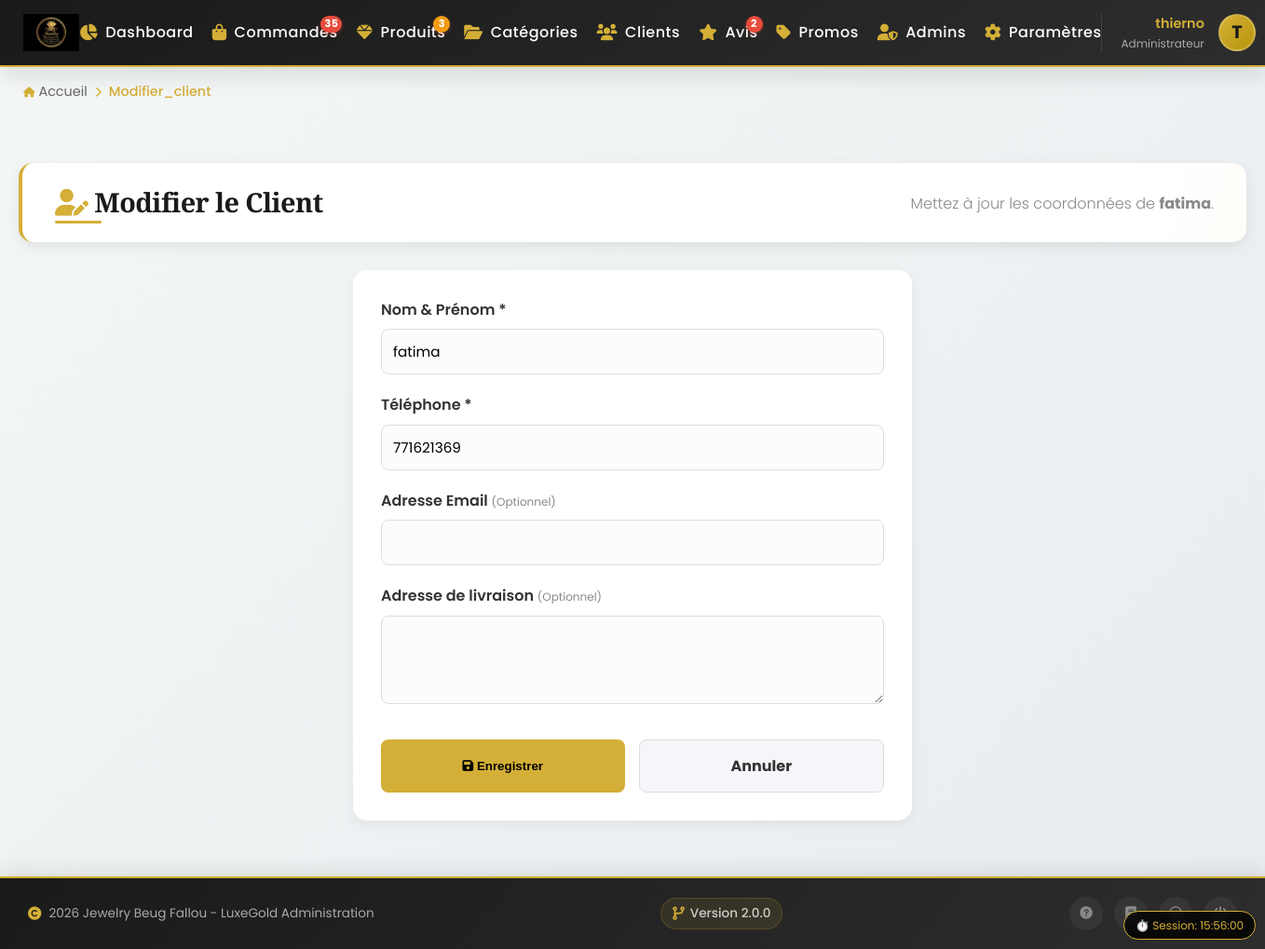
The page /admin/modifier_client.php?id=5 (signed in) on the database its author committed.
### tables this page shows
CREATE TABLE `parametres` (
  `id` int(11) NOT NULL DEFAULT 1,
  `nom_boutique` varchar(100) NOT NULL,
  `telephone_whatsapp` varchar(20) NOT NULL,
  `email_contact` varchar(150) DEFAULT NULL,
  `adresse_boutique` text DEFAULT NULL,
  `logo_filename` varchar(255) DEFAULT 'logo.png',
  PRIMARY KEY (`id`)
);

CREATE TABLE `utilisateurs` (
  `id` int(11) NOT NULL AUTO_INCREMENT,
  `nom` varchar(100) NOT NULL,
  `email` varchar(150) DEFAULT NULL,
  `telephone` varchar(20) NOT NULL,
  `mot_de_passe` varchar(255) DEFAULT NULL,
  `adresse` text DEFAULT NULL,
  `created_at` timestamp NOT NULL DEFAULT current_timestamp(),
  PRIMARY KEY (`id`),
  UNIQUE KEY `email` (`email`)
);

### config/db.php (called while the page is built, shortened)
<?php
$host = getenv('MYSQL_HOST') ?: 'localhost';
$db   = getenv('MYSQL_DB')   ?: 'luxegold_db';
$user = getenv('MYSQL_USER') ?: 'root';
$pass = getenv('MYSQL_PASS') ?: '';
$charset = 'utf8mb4';
$dsn = "mysql:host=$host;dbname=$db;charset=$charset";
$options = [
    PDO::ATTR_ERRMODE            => PDO::ERRMODE_EXCEPTION,
    PDO::ATTR_DEFAULT_FETCH_MODE => PDO::FETCH_ASSOC,
    PDO::ATTR_EMULATE_PREPARES   => false,
];
try {
     $pdo = new PDO($dsn, $user, $pass, $options);
} catch (\PDOException $e) {
     die("Erreur de connexion : " . $e->getMessage());
}
try {
    $stmtConfig = $pdo->query("SELECT * FROM parametres WHERE id = 1");
    $resultConfig = $stmtConfig->fetch(PDO::FETCH_ASSOC);
    if ($resultConfig) {
        $config_site = $resultConfig;
    }
} catch (PDOException $e) {
}
?>

### admin/modifier_client.php (the view, shortened to what this page needs)
<?php
require_once '../config/db.php';
$id = isset($_GET['id']) ? (int)$_GET['id'] : 0;
$stmt = $pdo->prepare("SELECT * FROM utilisateurs WHERE id = ?");
$stmt->execute([$id]);
$client = $stmt->fetch(PDO::FETCH_ASSOC);
include 'includes/admin_header.php';
?>
<main class="dashboard-container" style="padding: 20px;">
    <div class="dashboard-header" style="margin-bottom: 30px;">
        <h1 style="font-family: 'Playfair Display', serif; margin: 0; font-size: 1.8rem;">
            <i class="fas fa-user-edit" style="color: #d4af37;"></i> Modifier le Client
        </h1>
        <p style="color: #888; margin: 5px 0 0;">Mettez à jour les coordonnées de <strong><?= htmlspecialchars($client['nom']) ?></strong>.</p>
    </div>
    <div class="form-container" style="background: white; padding: 30px; border-radius: 15px; box-shadow: 0 5px 15px rgba(0,0,0,0.05); max-width: 600px;">
        <form method="POST" action="">
            <div style="margin-bottom: 20px;">
                <label style="display: block; font-weight: 600; margin-bottom: 8px;">Nom & Prénom *</label>
                <input type="text" name="nom" value="<?= htmlspecialchars($client['nom']) ?>" required style="width: 100%; padding: 12px; border: 1px solid #ddd; border-radius: 8px; box-sizing: border-box;">
            </div>
            <div style="margin-bottom: 20px;">
                <label style="display: block; font-weight: 600; margin-bottom: 8px;">Téléphone *</label>
                <input type="text" name="telephone" value="<?= htmlspecialchars($client['telephone']) ?>" required style="width: 100%; padding: 12px; border: 1px solid #ddd; border-radius: 8px; box-sizing: border-box;">
            </div>
            <div style="margin-bottom: 20px;">
                <label style="display: block; font-weight: 600; margin-bottom: 8px;">Adresse Email <span style="color: #888; font-weight: normal; font-size: 12px;">(Optionnel)</span></label>
                <input type="email" name="email" value="<?= htmlspecialchars($client['email'] ?? '') ?>" style="width: 100%; padding: 12px; border: 1px solid #ddd; border-radius: 8px; box-sizing: border-box;">
            </div>
            <div style="margin-bottom: 30px;">
                <label style="display: block; font-weight: 600; margin-bottom: 8px;">Adresse de livraison <span style="color: #888; font-weight: normal; font-size: 12px;">(Optionnel)</span></label>
                <textarea name="adresse" rows="3" style="width: 100%; padding: 12px; border: 1px solid #ddd; border-radius: 8px; box-sizing: border-box; font-family: inherit;"><?= htmlspecialchars($client['adresse'] ?? '') ?></textarea>
            </div>
            <div style="display: flex; gap: 15px;">
                <button type="submit" style="flex: 1; background: #d4af37; color: black; border: none; padding: 15px; border-radius: 8px; font-weight: bold; cursor: pointer;">
                    <i class="fas fa-save"></i> Enregistrer
                </button>
                <a href="clients.php" style="flex: 1; text-align: center; background: #f4f6f9; color: #333; text-decoration: none; padding: 15px; border-radius: 8px; border: 1px solid #ddd; font-weight: bold;">
                    Annuler
                </a>
            </div>
        </form>
    </div>
</main>
<?php include 'includes/admin_footer.php'; ?>

### admin/includes/admin_header.php (shortened to what this page needs)
<!DOCTYPE html>
<html lang="fr">
<head>
    <link rel="stylesheet" href="https://cdnjs.cloudflare.com/ajax/libs/font-awesome/6.0.0/css/all.min.css">
    <link rel="stylesheet" href="../assets/css/admin.css">
    <link rel="stylesheet" href="../assets/css/style.css">
</head>
<body>
    <div class="admin-navbar">
        <div class="nav-container">
            <div class="nav-logo">
            <img src="../assets/img/<?= htmlspecialchars($config_site['logo_filename'] ?? 'logo.png') ?>" alt="<?= htmlspecialchars($config_site['nom_boutique'] ?? 'Jewelry Beug Fallou') ?>" style="height: 40px; width: auto;">            </div>
            <ul class="nav-menu" id="adminNavMenu">
                <li class="nav-item">
                    <a href="dashboard.php" class="nav-link <?= basename($_SERVER['PHP_SELF']) == 'dashboard.php' ? 'active' : '' ?>">
                        <i class="fas fa-chart-pie"></i>
                        <span>Dashboard</span>
                    </a>
                </li>
                <li class="nav-item">
                    <a href="commandes.php" class="nav-link <?= basename($_SERVER['PHP_SELF']) == 'commandes.php' ? 'active' : '' ?>">
                        <i class="fas fa-shopping-bag"></i>
                        <span>Commandes</span>
                        <?php
                        try {
                            $stmt = $pdo->query("SELECT COUNT(*) FROM commandes WHERE statut = 'en_attente'");
                            $pendingOrders = $stmt->fetchColumn();
                            if ($pendingOrders > 0) {
                                echo '<span class="nav-badge">' . $pendingOrders . '</span>';
                            }
                        } catch (Exception $e) {}
                        ?>
                    </a>
                </li>
                <li class="nav-item">
                    <a href="produits.php" class="nav-link <?= strpos($_SERVER['PHP_SELF'], 'produit') !== false ? 'active' : '' ?>">
                        <i class="fas fa-gem"></i>
                        <span>Produits</span>
                        <?php
                        try {
                            $stmt = $pdo->query("SELECT COUNT(*) FROM produits WHERE stock <= 2 AND stock > 0");
                            $lowStock = $stmt->fetchColumn();
                            if ($lowStock > 0) {
                                echo '<span class="nav-badge" style="background: #f39c12;">' . $lowStock . '</span>';
                            }
                        } catch (Exception $e) {}
                        ?>
                    </a>
                </li>
                <li class="nav-item">
                    <a href="categories.php" class="nav-link <?= strpos($_SERVER['PHP_SELF'], 'categorie') !== false ? 'active' : '' ?>">
                        <i class="fas fa-folder-open"></i>
                        <span>Catégories</span>
                    </a>
                </li>
                <li class="nav-item">
                    <a href="clients.php" class="nav-link <?= basename($_SERVER['PHP_SELF']) == 'clients.php' ? 'active' : '' ?>">
                        <i class="fas fa-users"></i>
                        <span>Clients</span>
                    </a>
                </li>
                <li class="nav-item">
                    <a href="gestion_avis.php" class="nav-link <?= basename($_SERVER['PHP_SELF']) == 'gestion_avis.php' ? 'active' : '' ?>">
                        <i class="fas fa-star"></i>
                        <span>Avis</span>
                        <?php
                        try {
                            $stmtAvisBadge = $pdo->query("SELECT COUNT(*) FROM avis WHERE statut = 'en_attente'");
                            $pendingAvis = $stmtAvisBadge->fetchColumn();
                            if ($pendingAvis > 0) {
                                echo '<span class="nav-badge" style="background: #e74c3c;">' . $pendingAvis . '</span>';
                            }
                        } catch (Exception $e) {}
                        ?>
                    </a>
                </li>
                <li class="nav-item">
                    <a href="promos.php" class="nav-link <?= basename($_SERVER['PHP_SELF']) == 'promos.php' ? 'active' : '' ?>">
                        <i class="fas fa-tag"></i>
                        <span>Promos</span>
                    </a>
                </li>
                <li class="nav-item">
                    <a href="ajouter_admin.php" class="nav-link <?= basename($_SERVER['PHP_SELF']) == 'ajouter_admin.php' ? 'active' : '' ?>">
                        <i class="fas fa-user-shield"></i>
                        <span>Admins</span>
                    </a>
                </li>
                <li class="nav-item">
                    <a href="parametres.php" class="nav-link <?= basename($_SERVER['PHP_SELF']) == 'parametres.php' ? 'active' : '' ?>">
                        <i class="fas fa-cog"></i>
                        <span>Paramètres</span>
                    </a>
                </li>
            </ul>
            <div class="nav-profile">
                <div class="profile-info">
                    <?php
                    $admin_nom = $_SESSION['admin_name'] ?? 'Admin';
                    $initial = strtoupper(substr($admin_nom, 0, 1));
                    ?>
                    <span class="profile-name"><?= htmlspecialchars($admin_nom) ?></span>
                    <span class="profile-role">Administrateur</span>
                </div>
                <div class="profile-avatar" title="<?= htmlspecialchars($admin_nom) ?>">
                    <?= $initial ?>
                </div>
            </div>
        </div>
    </div>
    <div class="breadcrumb">
        <div class="breadcrumb-container">
            <a href="dashboard.php"><i class="fas fa-home"></i> Accueil</a>
            <i class="fas fa-chevron-right"></i>
            <?php
            $current_page = basename($_SERVER['PHP_SELF'], '.php');
            $page_titles = [
                'dashboard' => 'Tableau de bord',
                'liste' => 'Liste des produits',
                'ajouter' => 'Ajouter un produit',
                'modifier' => 'Modifier un produit',
                'categories' => 'Gestion des catégories',
                'ajouter_categorie' => 'Créer une catégorie',
                'modifier_categorie' => 'Modifier une catégorie',
                'commandes' => 'Gestion des commandes',
                'promos' => 'Codes promo',
                'clients' => 'Clients',
                'gestion_avis' => 'Modération des avis',
                'ajouter_admin' => 'Administrateurs',
                'parametres' => 'Paramètres'
            ];
            $page_title = $page_titles[$current_page] ?? ucfirst($current_page);
            ?>
            <span class="breadcrumb-current"><?= htmlspecialchars($page_title) ?></span>
        </div>
    </div>

### admin/includes/admin_footer.php (shortened to what this page needs)
<footer class="admin-footer">
    <div class="footer-container">
        <div class="footer-copyright">
            <i class="fas fa-copyright"></i>
            <span><?= date('Y') ?> <?= htmlspecialchars($config_site['nom_boutique'] ?? 'Jewelry Beug Fallou') ?> - LuxeGold Administration</span>
        </div>
        <div class="footer-version">
            <i class="fas fa-code-branch"></i>
            <span>Version 2.0.0</span>
        </div>
        <div class="footer-links">
            <a href="#" class="footer-link" title="Aide">
                <i class="fas fa-question-circle"></i>
            </a>
            <a href="#" class="footer-link" title="Documentation">
                <i class="fas fa-book"></i>
            </a>
            <a href="#" class="footer-link" title="Support">
                <i class="fas fa-headset"></i>
            </a>
            <a href="logout.php" class="footer-link logout-link" title="Déconnexion" onclick="return confirm('Êtes-vous sûr de vouloir vous déconnecter ?')">
                <i class="fas fa-power-off"></i>
            </a>
        </div>
    </div>
    <div class="session-timer" id="sessionTimer" style="display: none;"></div>
</footer>
</body>
</html>

### assets/css/admin.css (style rules this page uses)
:root { --gold: #d4af37; --gold-light: #f5e7c8; --gold-dark: #b8960c; --gold-glow: rgba(212, 175, 55, 0.2); --black: #1a1a1a; --black-soft: #2d2d2d; --bg-light: #f4f6f9; --bg-gradient: linear-gradient(135deg, #667eea 0%, #764ba2 100%); --white: #ffffff; --white-off: #fafafa; --text-main: #333333; --text-muted: #888888; --danger: #e74c3c; --danger-light: #fdeaea; --success: #28a745; --success-light: #e8f5e9; --warning: #f39c12; --warning-light: #fff3e0; --info: #3498db; --info-light: #e3f2fd; --border: #eeeeee; --border-dark: #dddddd; --shadow-sm: 0 2px 8px rgba(0,0,0,0.05); --shadow-md: 0 5px 15px rgba(0,0,0,0.08); --shadow-lg: 0 10px 25px rgba(0,0,0,0.1); --shadow-gold: 0 5px 20px rgba(212, 175, 55, 0.15); --shadow-gold-strong: 0 8px 25px rgba(212, 175, 55, 0.25); --radius-sm: 6px; --radius-md: 10px; --radius-lg: 15px; --radius-xl: 20px; --spacing-xs: 5px; --spacing-sm: 10px; --spacing-md: 15px; --spacing-lg: 20px; --spacing-xl: 25px; --spacing-xxl: 30px; --transition-fast: 0.2s ease; --transition-normal: 0.3s ease; --transition-slow: 0.5s ease; --transition-bounce: 0.5s cubic-bezier(0.68, -0.55, 0.265, 1.55); --z-dropdown: 1000; --z-modal: 1050; --z-tooltip: 1100; }
* { margin: 0; padding: 0; box-sizing: border-box; }
body { background: linear-gradient(135deg, var(--bg-light) 0%, #eef2f7 100%); color: var(--text-main); font-family: 'Poppins', sans-serif; margin: 0; padding: 0; min-height: 100vh; line-height: 1.6; }
h1, h2, h3, h4, h5, h6 { font-family: 'Playfair Display', serif; color: var(--black); letter-spacing: -0.02em; }
h1 { font-size: 2rem; }
.dashboard-container { max-width: 1400px; margin: 30px auto; padding: 0 20px; animation: fadeIn 0.5s ease; }
.dashboard-header { display: flex; justify-content: space-between; align-items: center; margin-bottom: 30px; background: var(--white); padding: 25px 35px; border-radius: var(--radius-xl); box-shadow: var(--shadow-md); position: relative; overflow: hidden; border-left: 4px solid var(--gold); transition: all var(--transition-normal); }
.dashboard-header::before { content: ''; position: absolute; top: 0; right: 0; width: 200px; height: 100%; background: linear-gradient(90deg, transparent, rgba(212, 175, 55, 0.05)); transform: skewX(-15deg) translateX(100px); transition: transform 0.8s; }
.dashboard-header h1 { margin: 0; font-size: 1.8rem; position: relative; display: inline-block; }
.dashboard-header h1::after { content: ''; position: absolute; bottom: -5px; left: 0; width: 50px; height: 3px; background: var(--gold); border-radius: 3px; }
.inventory-section, .form-container { background: var(--white); padding: 25px; border-radius: var(--radius-lg); box-shadow: var(--shadow-sm); margin-bottom: 30px; animation: slideInUp 0.5s ease; }
.form-container { max-width: 800px; margin: 0 auto; }
input[type="text"], input[type="number"], input[type="email"], input[type="password"], select, textarea { width: 100%; padding: 14px 18px; border: 2px solid #e8e8e8; border-radius: 12px; background: #fcfcfc; box-sizing: border-box; font-family: inherit; font-size: 0.95rem; transition: all var(--transition-normal); }
@media (min-width: 1200px) { .dashboard-container { max-width: 1400px; } }

### rows shown on the page
parametres: logo_filename (picture), nom_boutique "Jewelry Beug Fallou"
utilisateurs: nom "fatima", telephone "771621369"

### other values the page prints
$pendingOrders "35"
$lowStock "3"
$pendingAvis "2"
$admin_nom "thierno"
$initial "T"
$page_title "Modifier_client"
